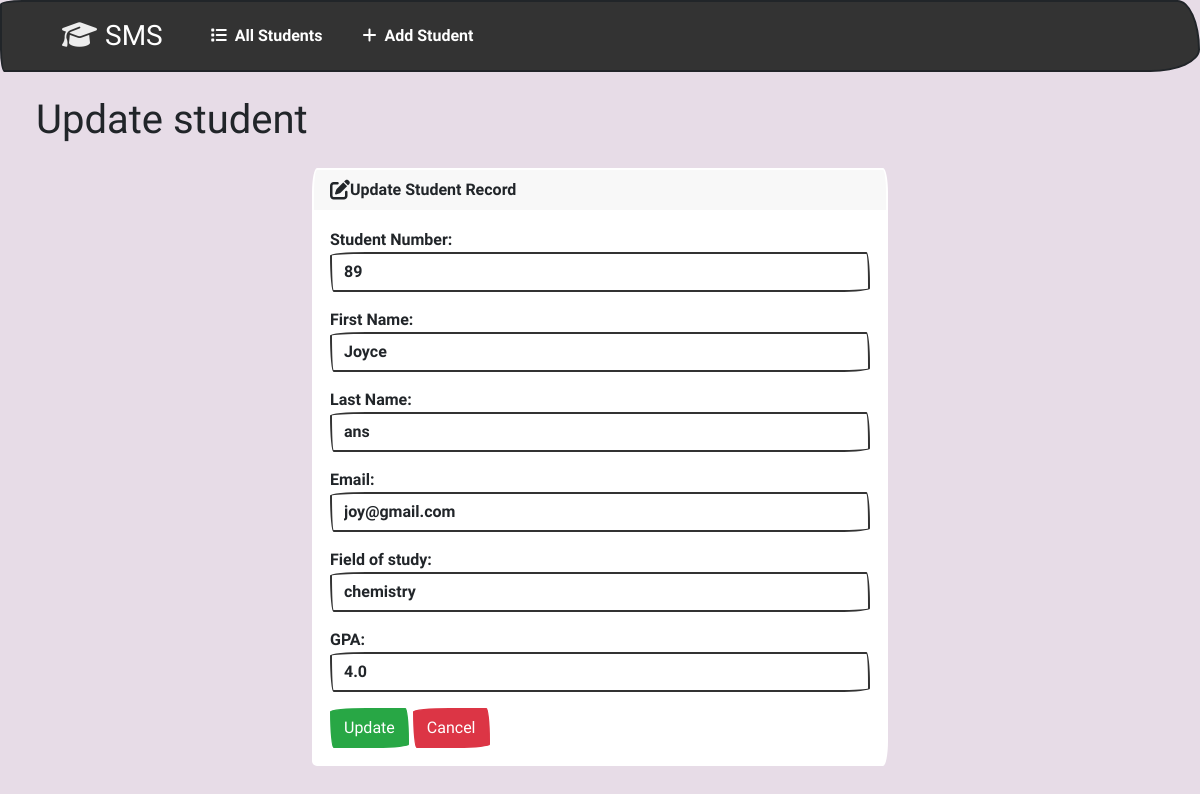
The page /edit/7/ on the database its author committed.
### students/models.py (models this page shows, shortened)
class Student(models.Model):
    stu_num = models.PositiveIntegerField()
    first_name = models.CharField(max_length=50)
    last_name = models.CharField(max_length=50)
    email = models.EmailField(max_length=100)
    field_of_study = models.CharField(max_length=50)
    gpa = models.FloatField()

### students/views.py (the view)
# urls.py: path('edit/<int:id>/', views.edit, name='edit'),
def edit(request, id):
    if request.method == 'POST':
        student = Student.objects.get(pk=id)
        form = StudentForm(request.POST, instance=student)
        if form.is_valid():
            form.save()
            return render(request, 'edit.html', {
                'form': form,
                'success' : True
            })
    else:
        student = Student.objects.get(pk=id)
        form = StudentForm(instance=student)
    return render(request, 'edit.html', {
                'form': form,
            })

### students/forms.py
class StudentForm(forms.ModelForm):
    class Meta:
        model = Student
        fields = ['stu_num', 'first_name' , 'last_name', 'email','field_of_study', 'gpa']
        labels = {
            'stu_num': 'Student Number',
            'first_name' : 'First Name',
            'last_name': 'Last Name',
            'email': 'Email',
            'field_of_study': 'Field of study',
            'gpa': 'GPA'
        }
        widgets = {
            'stu_num': forms.NumberInput(attrs={'class': 'form-control'}) ,
            'first_name' :forms.TextInput(attrs={'class': 'form-control'}),
            'last_name':forms.TextInput(attrs={'class': 'form-control'}) ,
            'email': forms.EmailInput(attrs={'class': 'form-control'}),
            'field_of_study': forms.TextInput(attrs={'class': 'form-control'}),
            'gpa': forms.NumberInput(attrs={'class': 'form-control'})
        }

### students/templates/edit.html (shortened to what this page needs)
{% extends "base.html" %}
{% block body %}
    <h1 class="m-4">Update student</h1>
    {% if success %}
        <div class="alert alert-success" role="alert">
            The student record updated successfully
            <a href="{% url "indexx:index" %}" class="alert-link">Go to Home Page</a>
        </div>
    {% else %}
        <div class="row justify-content-center">
            <div class="col-6">
                <div class="card border-light mb-3" >
                    <div class="card-header"><i class="fa-solid fa-pen-to-square fa-lg"></i>Update Student Record</div>
                    <div class="card-body">
                        <form action="" method="POST">
                            {{ form.as_p}}
                            <button type="submit" class="btn btn-success" fdprocessedid="1uu3m6">Update</button>
                            <a href="{% url "indexx:index" %}" class="btn btn-danger">Cancel</a>
                        </form>
                    </div>
                  </div>
            </div>
        </div>
    {% endif %}
{% endblock  %}

### rows shown on the page
Student: stu_num "89", first_name "Joyce", last_name "ans", email "joy@gmail.com", field_of_study "chemistry", gpa "4.0"
